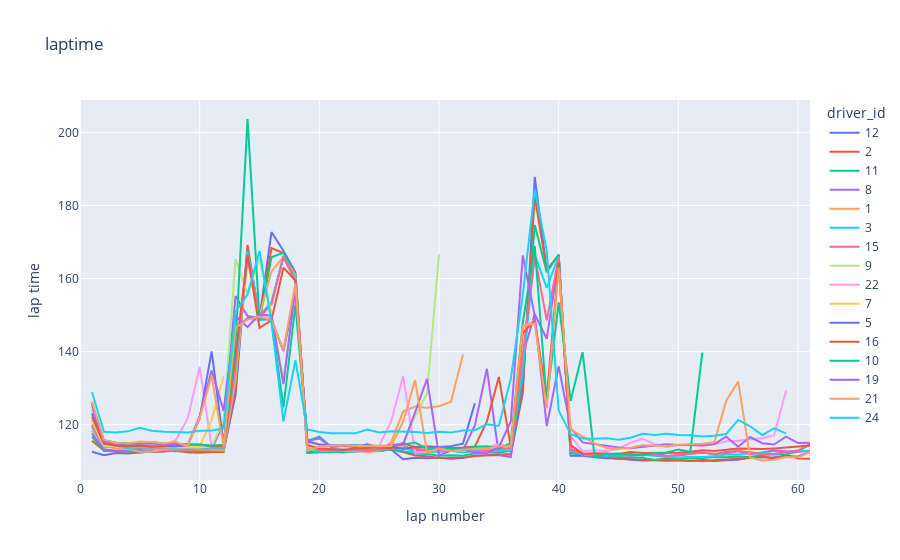

The notebook cell saved with this chart:
### Code cell
fig = px.line(df_1, x="lapno", y="laptime", color='driver_id', title='laptime')
fig.update_layout(xaxis_title='lap number',
                   yaxis_title='lap time')
fig.show()
